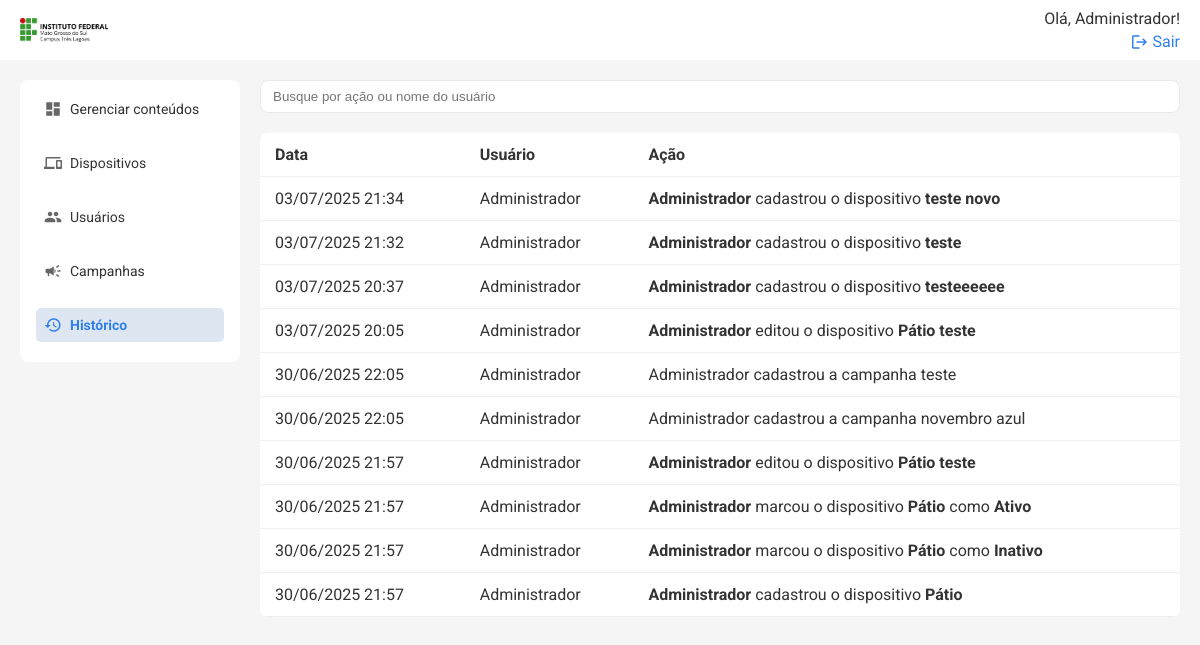
Before: /historico (signed in) with the older database file.
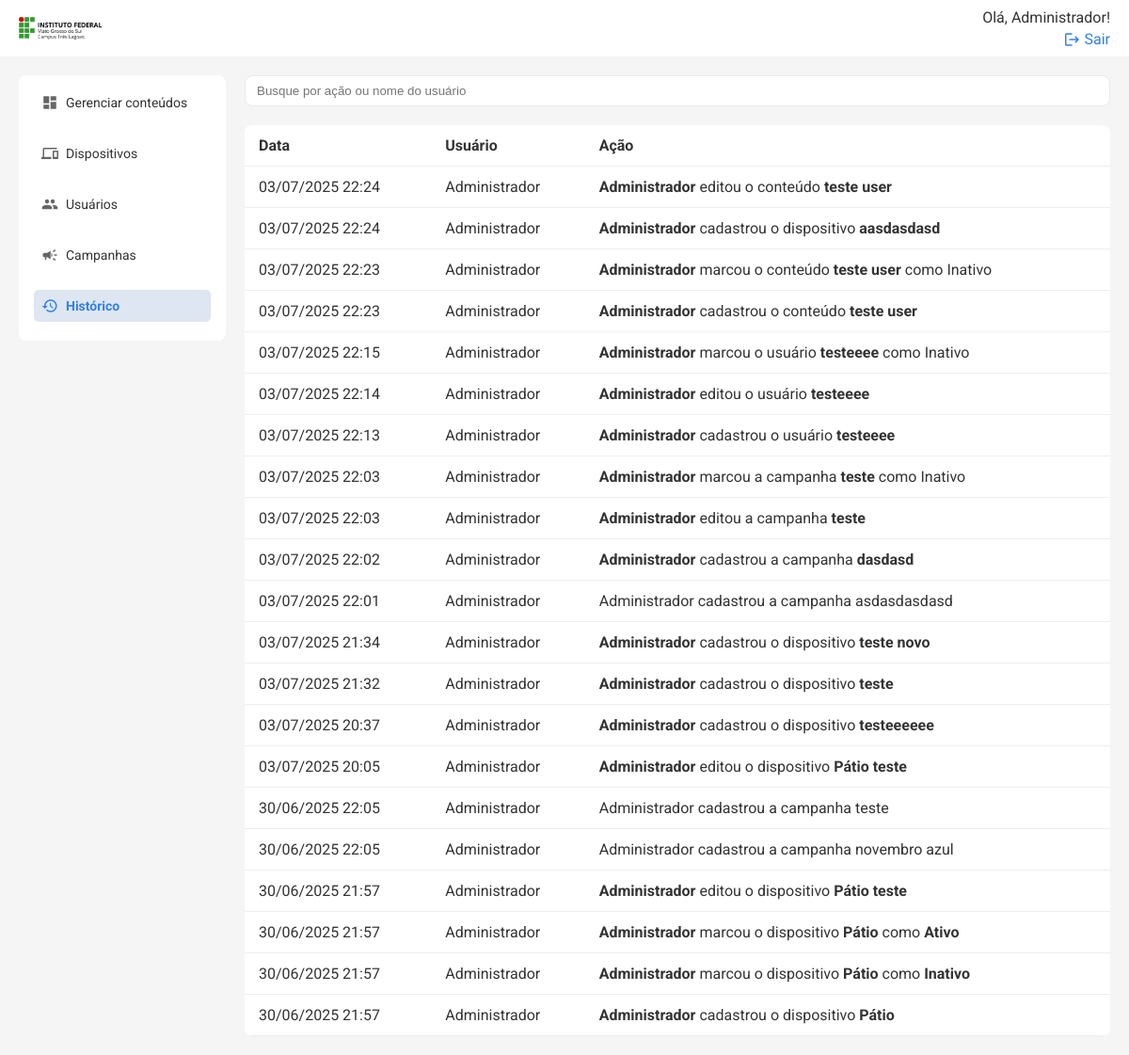
After: the same page with the newer database file.
### models.py (models this page shows, shortened)
class User(db.Model):
    id = db.Column(db.Integer, primary_key=True)
    name = db.Column(db.String(50), nullable=False)
    email = db.Column(db.String(120), nullable=False, unique=True)
    status = db.Column(db.String(10), nullable=False, default='Ativo')
    senha = db.Column(db.String(100), nullable=False)
    logUser = db.relationship('Log', backref=db.backref('user'))
    is_admin = db.Column(db.Boolean, default=False)

class Historico(db.Model):
    id = db.Column(db.Integer, primary_key=True)
    acao = db.Column(db.String(255), nullable=False)
    data = db.Column(db.DateTime, default=datetime.utcnow)
    usuario_id = db.Column(db.Integer, db.ForeignKey('user.id'))
    usuario = db.relationship('User', backref='historicos')

### routes/historico.py (the view)
@historico_bp.route('/historico')
@login_required
def listar_historico():
    registros = Historico.query.order_by(Historico.data.desc()).all()
    for r in registros:
        r.data_local = para_fuso_local(r.data)
        print("ORIGINAL:", registros[0].data)
        print("CONVERTIDO:", registros[0].data_local)
    return render_template('historico.html', historico=registros)

### timezone.py (called while the page is built)
def para_fuso_local(dt):
    if dt.tzinfo is None:
        from pytz import utc
        dt = utc.localize(dt)
    return dt.astimezone(FUSO_MS)

### templates/historico.html (shortened to what this page needs)
{% extends 'base.html' %} {% block title %}Histórico{% endblock %} {% block
content %}
<div class="search-cta">
    <input
        type="text"
        placeholder="Busque por ação ou nome do usuário"
        class="search"
        id="buscaHistorico"
    />
</div>
<table class="table">
    <thead>
        <tr>
            <th>Data</th>
            <th>Usuário</th>
            <th>Ação</th>
        </tr>
    </thead>
    <tbody id="historicoTableBody">
        {% for item in historico %}
        <tr>
            <td>{{ item.data_local.strftime('%d/%m/%Y %H:%M') }}</td>
            <td>{{ item.usuario.name if item.usuario else 'Sistema' }}</td>
            <td>{{ item.acao|safe }}</td>
        </tr>
        {% endfor %}
    </tbody>
</table>
{% endblock %}

### templates/base.html (shortened to what this page needs)
<!DOCTYPE html>
<html lang="pt-BR">
    <head>
        <link
            rel="stylesheet"
            href="{{ url_for('static', filename='styles.css') }}"
        />
    </head>
    <body>
        {% include 'topo.html' %}
        <div class="container">
            {% include 'menu.html' %}
            <main class="content">{% block content %}{% endblock %}</main>
        </div>
    </body>
</html>

### templates/topo.html (shortened to what this page needs)
<header class="topbar">
    <a href="{{ url_for('conteudos.listar_conteudos') }}" class="logo-topo">
        <img
            src="{{ url_for('static', filename='images/logo-ifms-tl.png') }}"
            alt="IFMS Logo"
            style="height: 24px; vertical-align: middle; margin-right: 8px"
        />
    </a>
    <div class="profile">
        {% if session['user_name'] %}
        <span>Olá, {{ session['user_name'] }}!</span>
        <a href="{{ url_for('auth.logout') }}">
            <span class="material-icons">logout</span>
            Sair
        </a>
        {% else %}
        <a href="{{ url_for('auth.login_usuario') }}">Entrar</a>
        {% endif %}
    </div>
</header>

### templates/menu.html
<aside class="sidebar">
    <nav>
        <a
            href="{{ url_for('conteudos.listar_conteudos') }}"
            class="{% if request.path == url_for('conteudos.listar_conteudos') %}active{% endif %}"
        >
            <span class="material-icons">dashboard</span>
            Gerenciar conteúdos
        </a>
        <a
            href="{{ url_for('telas.listar_dispositivos') }}"
            class="{% if request.path == url_for('telas.listar_dispositivos') %}active{% endif %}"
        >
            <span class="material-icons">devices</span>
            Dispositivos
        </a>
        {% if session.get('user_id') and session.get('is_admin') %}
        <a
            href="{{ url_for('users.listar_usuarios') }}"
            class="{% if request.path == url_for('users.listar_usuarios') %}active{% endif %}"
        >
            <span class="material-icons">people</span>
            Usuários
        </a>
        {% endif %}
        <a
            href="{{ url_for('campanhas.listar_campanhas') }}"
            class="{% if request.path == url_for('campanhas.listar_campanhas') %}active{% endif %}"
        >
            <span class="material-icons">campaign</span>
            Campanhas
        </a>
        <a
            href="{{ url_for('historico.listar_historico') }}"
            class="{% if request.path == url_for('historico.listar_historico') %}active{% endif %}"
        >
            <span class="material-icons">history</span>
            Histórico
        </a>
    </nav>
</aside>

### static/styles.css (style rules this page uses)
* { box-sizing: border-box; }
body { margin: 0; font-family: 'Roboto', sans-serif; color: #333; background-color: #f5f5f5; }
.container { display: flex; height: 100vh; }
.sidebar { width: 220px; background: #ffffff; font-size: 14px; padding: 12px 16px 0 16px; box-sizing: border-box; margin: 80px 0 0 20px; border-radius: 8px; height: fit-content; }
.sidebar nav a { display: flex; align-items: center; gap: 8px; margin-bottom: 20px; text-decoration: none; color: #333; padding: 8px; border-radius: 5px; transition: background 0.3s; }
.sidebar nav a .material-icons { font-size: 20px; color: #666; }
.sidebar nav a.active .material-icons { color: #2f80ed; }
.sidebar nav a.active { background: #dee6f1; font-weight: bold; color: #2f80ed; }
.content { flex: 1; padding: 20px; overflow-y: auto; margin-top: 60px; box-sizing: border-box; }
.topbar { width: 100%; background: #ffffff; padding-inline: 20px; box-sizing: border-box; display: flex; justify-content: space-between; align-items: center; position: fixed; top: 0; left: 0; height: 60px; z-index: 100; }
.topbar .profile a { text-align: right; font-size: 16px; color: #2f80ed; text-decoration: none; display: flex; align-items: center; gap: 4px; }
.topbar .profile a .material-icons { font-size: 16px; }
.profile { display: flex; flex-direction: column; align-items: flex-end; gap: 4px; }
.search-cta { display: flex; gap: 12px; margin-bottom: 20px; }
.search { padding: 8px 12px; width: 100%; border: 1px solid #e9e9e9; border-radius: 8px; outline: none; }
.table { width: 100%; border-collapse: collapse; background: white; border-radius: 8px; overflow: hidden; }
.table th, .table td { padding: 12px 15px; border-bottom: 1px solid #eee; vertical-align: middle; }
.table th { text-align: left; }
.material-icons { font-size: 18px !important; vertical-align: middle; }

Changed rows visible on the page:
added Historico: data_local "03/07/2025 22:24", usuario "Administrador", acao "Administrador editou o conteúdo teste user"
added Historico: data_local "03/07/2025 22:24", usuario "Administrador", acao "Administrador cadastrou o dispositivo aasdasdasd"
added Historico: data_local "03/07/2025 22:23", usuario "Administrador", acao "Administrador marcou o conteúdo teste user como Inativo"
added Historico: data_local "03/07/2025 22:23", usuario "Administrador", acao "Administrador cadastrou o conteúdo teste user"
added Historico: data_local "03/07/2025 22:15", usuario "Administrador", acao "Administrador marcou o usuário testeeee como Inativo"
added Historico: data_local "03/07/2025 22:14", usuario "Administrador", acao "Administrador editou o usuário testeeee"
added Historico: data_local "03/07/2025 22:13", usuario "Administrador", acao "Administrador cadastrou o usuário testeeee"
added Historico: data_local "03/07/2025 22:03", usuario "Administrador", acao "Administrador marcou a campanha teste como Inativo"
added Historico: data_local "03/07/2025 22:03", usuario "Administrador", acao "Administrador editou a campanha teste"
added Historico: data_local "03/07/2025 22:02", usuario "Administrador", acao "Administrador cadastrou a campanha dasdasd"
added Historico: data_local "03/07/2025 22:01", usuario "Administrador", acao "Administrador cadastrou a campanha asdasdasdasd"
